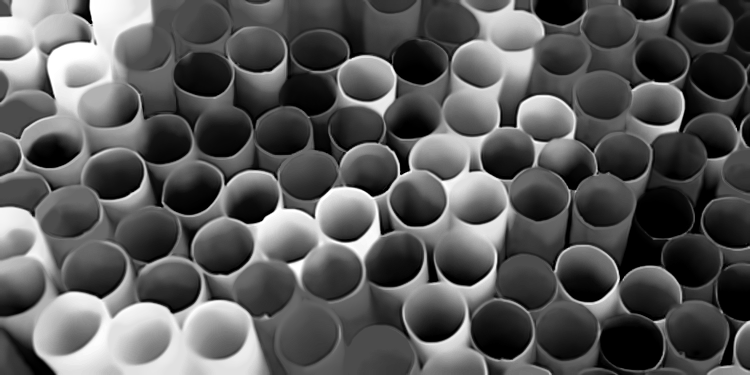
#> input picture Images/StrawHead_Denoise_CS_GrayScale.png, 750 x 375 px, found by its file name
$ python CannyEdge.py
#> lines starting #> are read from the running program, lines starting #| are printed output that depends on the picture
import cv2
import numpy as np
from matplotlib import pyplot as plt

img = cv2.imread('C:\\Users\\harry\\Documents\\Github\\StrawCounting\\Images\\StrawHead_Denoise_CS_GrayScale.png',0)
#> img is the input picture: shape (375, 750); min 0, max 255, mean 88.7
edges = cv2.Canny(img,200,100)
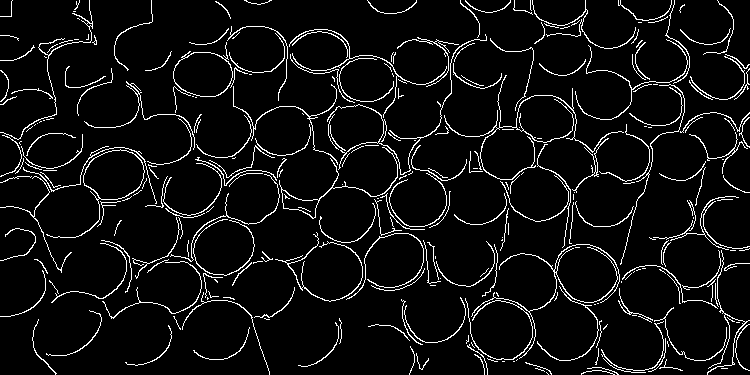
#> edges: shape (375, 750); 6.4% white in thin lines or dots

plt.subplot(121),plt.imshow(img,cmap = 'gray')
plt.title('Original Image'), plt.xticks([]), plt.yticks([])
plt.subplot(122),plt.imshow(edges,cmap = 'gray')
plt.title('Edge Image'), plt.xticks([]), plt.yticks([])

plt.show()
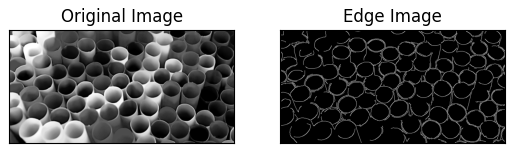
#> figure drawn by matplotlib, 2 panels
